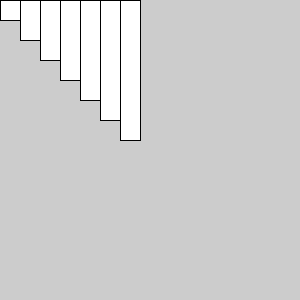
Frame 1 (no input)
Frame 60 (the mouse pressed at the canvas centre just before this capture): identical to frame 1, image omitted
Frame 120 (the mouse held since frame 60 and released just before this capture): identical to frame 1, image omitted

The Processing sketch that drew this single still picture (run headless with seeded random() and noise(); from frame 60 on, the mouse is pressed at the canvas centre):

// Processing sketch: ejercicio_8
// ── ejercicio_8.pde
void setup(){
  size(300,300);
}

void draw(){
  //ejercicio 8
  rect(0,0,20,20);
  rect(20,0,20,40);
  rect(40,0,20,60);
  rect(60,0,20,80);
  rect(80,0,20,100);
  rect(100,0,20,120);
  rect(120,0,20,140);
 }
